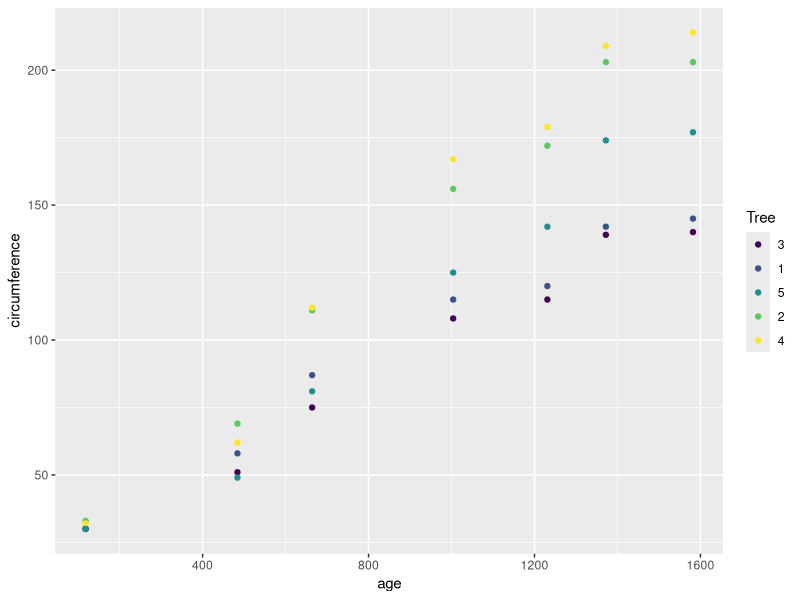
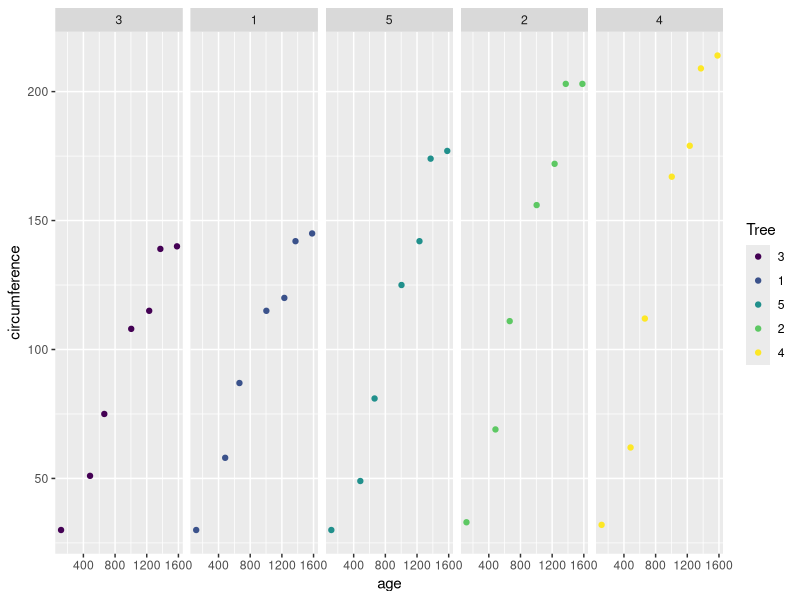

Source code (R) for these figures, in order:
## ---- chunk 1
library(ggplot2)
ggplot(Orange, aes(x=age, y=circumference)) + geom_point(aes(color=Tree))
## ---- chunk 2
ggplot(Orange, aes(x=age, y=circumference)) + 
  geom_point(aes(color=Tree)) +
  facet_grid(.~Tree)
